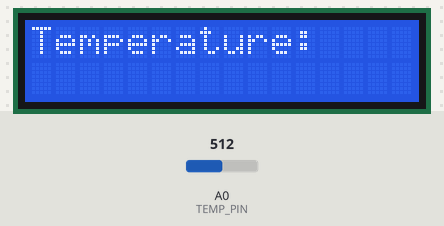
A sketch run on a simulated Arduino Uno, built with avr-gcc and run on an emulated ATmega328P. Parts: 16×2 character LCD. Inputs (shaded band) come from the test bench; at power-on: A0 (TEMP_PIN) = 512.

Above: at 1.2 s.
1.3 s: A0 (TEMP_PIN) set to 716
At 10.7 s:
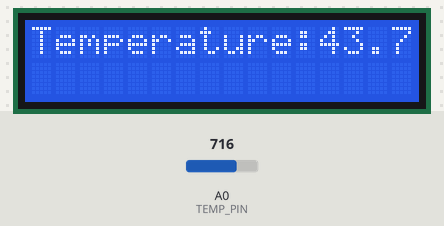
16.3 s: A0 (TEMP_PIN) set to 900
At 20.9 s:
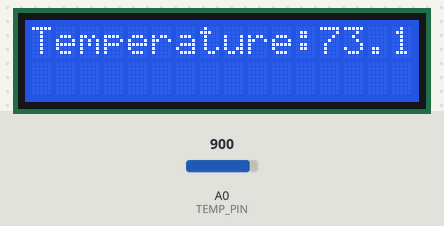
31.3 s: A0 (TEMP_PIN) set to 1023
At 41.3 s:
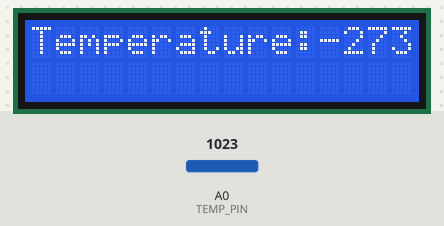
Timing chart, 0 to 42.8 s (numbered marks = the images above; inputs shaded):
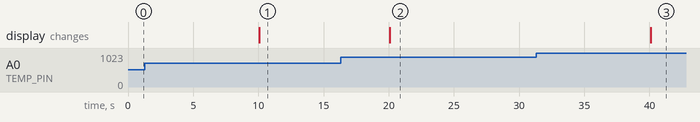

Measured:
- after the input at 1.3 s, the display: changes after 8.8 s (image 1)
- after the input at 16.3 s, the display: changes after 3.8 s (image 2)
- after the input at 31.3 s, the display: changes after 8.8 s (image 3)

The sketch:

1.6.ino
```cpp
#include <math.h>
#include <LiquidCrystal_PCF8574.h>

LiquidCrystal_PCF8574 lcd(0x27);

const int TEMP_PIN = A0;

const float MAX = 1023.0;
const float B = 4275.0;
const float R0 = 100000.0;
const float T0 = 298.15;

float getResistenceStep1(){
  int a = analogRead(TEMP_PIN);
  return (((MAX/a)-1)*R0);
}

float getTemperatureStep2(float R){
  return (1/((log(R/R0)/B)+(1/T0)));
}

void printStatus(float T){
  lcd.setCursor(12, 0);
  lcd.print(T,1);
}

void setup() {
  pinMode(TEMP_PIN, INPUT);
  lcd.begin(16,2);
  lcd.setBacklight(255);
  lcd.home();
  lcd.clear();
  lcd.print("Temperature:");
}

void loop() {
  delay(10000);
  float R = getResistenceStep1();
  float T = getTemperatureStep2(R);
  T = T-273.15;
  printStatus(T);
}
```
